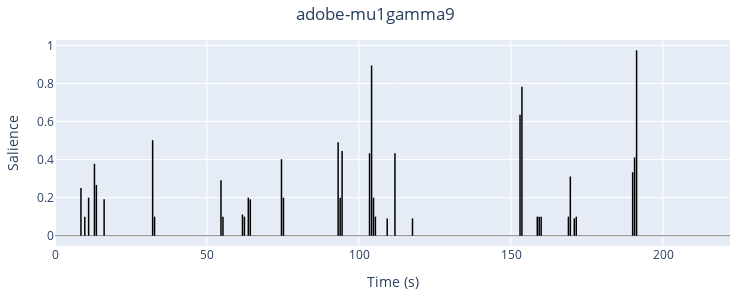

Here is the notebook cell this chart was saved with:
### Code cell
(est.to_contour('prob')
 .plot()
 .update_layout(height=300, width=750)
 .show()
)

### Figure 1 — Plotly figure (JSON) as saved in the notebook; plotly's stock layout.template omitted (floating-point values rounded to 4 significant figures)
{"data": [{"hovertemplate": "<b>Boundary</b><br>Time: %{x:.3f}s<br>Salience: %{y:.3f}<extra></extra>", "line": {"color": "black", "width": 1.5}, "mode": "lines", "type": "scatter", "x": [8.54, 8.54, null, 9.8, 9.8, null, 11.06, 11.06, null, 12.98, 12.98, null, 13.61, 13.61, null, 16.16, 16.16, null, 32.12, 32.12, null, 32.75, 32.75, null, 54.6, 54.6, null, 55.25, 55.25, null, 61.67, 61.67, null, 62.31, 62.31, null, 63.59, 63.59, null, 64.24, 64.24, null, 74.5, 74.5, null, 75.15, 75.15, null, 93.14, 93.14, null, 93.81, 93.81, null, 94.44, 94.44, null, 103.5, 103.5, null, 104.1, 104.1, null, 104.8, 104.8, null, 105.4, 105.4, null, 109.3, 109.3, null, 111.8, 111.8, null, 117.6, 117.6, null, 153.0, 153.0, null, 153.6, 153.6, null, 158.7, 158.7, null, 159.3, 159.3, null, 159.9, 159.9, null, 168.9, 168.9, null, 169.5, 169.5, null, 170.8, 170.8, null, 171.5, 171.5, null, 190.0, 190.0, null, 190.7, 190.7, null, 191.3, 191.3, null], "y": [0, 0.25, null, 0, 0.1, null, 0, 0.2, null, 0, 0.3778, null, 0, 0.2667, null, 0, 0.1909, null, 0, 0.502, null, 0, 0.1, null, 0, 0.2909, null, 0, 0.1, null, 0, 0.1111, null, 0, 0.1, null, 0, 0.2, null, 0, 0.1909, null, 0, 0.402, null, 0, 0.2, null, 0, 0.4909, null, 0, 0.2, null, 0, 0.4444, null, 0, 0.4333, null, 0, 0.8944, null, 0, 0.2, null, 0, 0.1, null, 0, 0.09091, null, 0, 0.4333, null, 0, 0.09091, null, 0, 0.6354, null, 0, 0.7833, null, 0, 0.1, null, 0, 0.1, null, 0, 0.1, null, 0, 0.1, null, 0, 0.3111, null, 0, 0.09091, null, 0, 0.1, null, 0, 0.3333, null, 0, 0.4111, null, 0, 0.9742, null]}], "layout": {"height": 300, "margin": {"b": 20, "l": 20, "r": 20, "t": 40}, "shapes": [{"line": {"color": "black", "width": 1}, "opacity": 0.5, "type": "line", "x0": 0, "x1": 1, "xref": "x domain", "y0": 0, "y1": 0, "yref": "y"}], "showlegend": false, "title": {"text": "adobe-mu1gamma9", "x": 0.5}, "width": 750, "xaxis": {"range": [0, 222.0], "title": {"text": "Time (s)"}}, "yaxis": {"title": {"text": "Salience"}}}}
